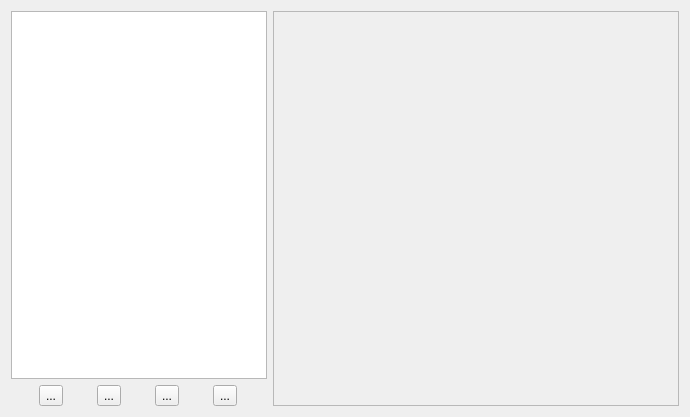
<?xml version="1.0" encoding="UTF-8"?>
<ui version="4.0">
 <class>Form</class>
 <widget class="QWidget" name="Form">
  <property name="geometry">
   <rect>
    <x>0</x>
    <y>0</y>
    <width>690</width>
    <height>417</height>
   </rect>
  </property>
  <property name="windowTitle">
   <string>Form</string>
  </property>
  <layout class="QHBoxLayout" name="horizontalLayout_3">
   <item>
    <layout class="QHBoxLayout" name="horizontalLayout_2">
     <item>
      <layout class="QVBoxLayout" name="verticalLayout">
       <property name="sizeConstraint">
        <enum>QLayout::SetNoConstraint</enum>
       </property>
       <item>
        <widget class="QListWidget" name="pluginsList">
         <property name="sizePolicy">
          <sizepolicy hsizetype="Maximum" vsizetype="Expanding">
           <horstretch>0</horstretch>
           <verstretch>0</verstretch>
          </sizepolicy>
         </property>
         <property name="alternatingRowColors">
          <bool>true</bool>
         </property>
         <property name="movement">
          <enum>QListView::Static</enum>
         </property>
         <property name="flow">
          <enum>QListView::TopToBottom</enum>
         </property>
         <property name="viewMode">
          <enum>QListView::IconMode</enum>
         </property>
        </widget>
       </item>
       <item>
        <layout class="QHBoxLayout" name="horizontalLayout">
         <item>
          <widget class="QToolButton" name="addButton">
           <property name="text">
            <string>...</string>
           </property>
           <property name="icon">
            <iconset theme="list-add">
             <normaloff>.</normaloff>.</iconset>
           </property>
          </widget>
         </item>
         <item>
          <widget class="QToolButton" name="removeButton">
           <property name="text">
            <string>...</string>
           </property>
           <property name="icon">
            <iconset theme="list-remove">
             <normaloff>.</normaloff>.</iconset>
           </property>
          </widget>
         </item>
         <item>
          <spacer name="horizontalSpacer">
           <property name="orientation">
            <enum>Qt::Horizontal</enum>
           </property>
           <property name="sizeType">
            <enum>QSizePolicy::Preferred</enum>
           </property>
           <property name="sizeHint" stdset="0">
            <size>
             <width>0</width>
             <height>0</height>
            </size>
           </property>
          </spacer>
         </item>
         <item>
          <widget class="QToolButton" name="upButton">
           <property name="text">
            <string>...</string>
           </property>
           <property name="icon">
            <iconset theme="go-up">
             <normaloff>.</normaloff>.</iconset>
           </property>
          </widget>
         </item>
         <item>
          <widget class="QToolButton" name="downButton">
           <property name="text">
            <string>...</string>
           </property>
           <property name="icon">
            <iconset theme="go-down">
             <normaloff>.</normaloff>.</iconset>
           </property>
          </widget>
         </item>
        </layout>
       </item>
      </layout>
     </item>
     <item>
      <widget class="QFrame" name="pluginConf">
       <property name="sizePolicy">
        <sizepolicy hsizetype="Expanding" vsizetype="Preferred">
         <horstretch>0</horstretch>
         <verstretch>0</verstretch>
        </sizepolicy>
       </property>
       <property name="frameShape">
        <enum>QFrame::StyledPanel</enum>
       </property>
       <property name="frameShadow">
        <enum>QFrame::Raised</enum>
       </property>
       <layout class="QVBoxLayout" name="verticalLayout_3"/>
      </widget>
     </item>
    </layout>
   </item>
  </layout>
 </widget>
 <resources/>
 <connections/>
</ui>
